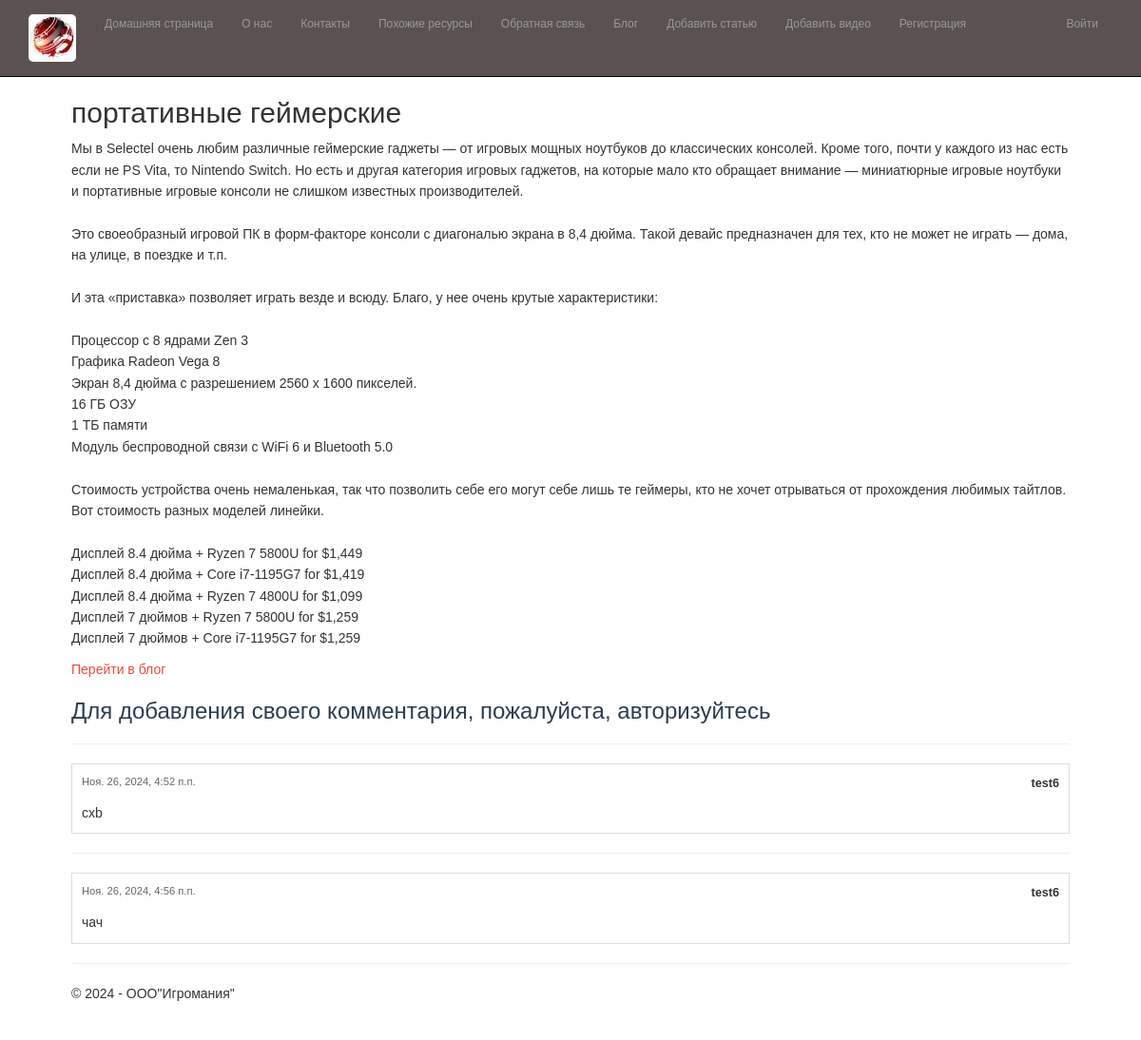
The page /blogpost/3/ on the database its author committed.
### app/models.py (models this page shows, shortened)
class BlogArticle(models.Model):
    id = models.BigAutoField(primary_key=True)
    title = models.CharField(max_length=200, verbose_name="Заголовок")
    summary = models.TextField(max_length=500, verbose_name="Краткое содержание")
    content = models.TextField(verbose_name="Полное содержание")
    image = models.FileField(default = 'temp.jpg', verbose_name= 'Путь к картинке')
    pub_date = models.DateTimeField(default=timezone.now, verbose_name="Дата публикации")
    author = models.ForeignKey(User, null=True, blank=True, on_delete = models.SET_NULL, verbose_name = "Автор")
    class Meta:
        verbose_name = "Статья блога"
        verbose_name_plural = "Статьи блога"

class Comment(models.Model):
    post = models.ForeignKey(BlogArticle, on_delete=models.CASCADE, related_name='comments')
    author = models.ForeignKey(User, on_delete=models.CASCADE)
    text = models.TextField()
    date = models.DateTimeField(auto_now_add=True)

### app/views.py (the view)
# urls.py: path('blogpost/<int:parametr>/', views.blogpost, name='blogpost'),
def blogpost(request, parametr):
    assert isinstance(request, HttpRequest)
    comments = Comment.objects.filter(post=parametr)
    post_1 =  BlogArticle.objects.get(id=parametr) # запрос на выбор конкретной статьи по параметру
    if request.method == "POST": # после отправки данных формы на сервер методом POST
        form = CommentForm(request.POST)
        if form.is_valid():
            comment_f = form.save(commit=False)
            comment_f.author = request.user # добавляем (так как этого поля нет в форме) в модель Комментария (Comment) в поле автор авторизованного пользователя
            comment_f.date = datetime.now() # добавляем в модель Комментария (Comment) текущую дату
            comment_f.post = BlogArticle.objects.get(id=parametr) # добавляем в модель Комментария (Comment) статью, для которой данный комментарий
            comment_f.save() # сохраняем изменения после добавления полей
            return redirect('blogpost', parametr=post_1.id) # переадресация на ту же страницу статьи после отправки комментария
    else:
          form = CommentForm() # создание формы для ввода комментария
    return render(
       request,
       'app/blogpost.html',
           {
                 'comments': comments, # передача всех комментариев к данной статье в шаблон веб-страницы
                'form': form, # передача формы добавления комментария в шаблон веб-страницы
                'post_1': post_1, # передача конкретной статьи в шаблон веб-страницы
                 'year':datetime.now().year,
           }
    )

### app/templates/app/blogpost.html (shortened to what this page needs)
{% extends "app/layout.html" %}
{% block content %}
<h2> {{ post_1.title }} </h2>
<p> {{ post_1.content|linebreaksbr }} </p>
<p> <a href="{% url 'blog' %}">Перейти в блог</a> </p>
{% if user.is_authenticated %}
<h3>Добавить комментарий</h3>
<form method="POST">
    {% csrf_token %}
    <div>
        {{ form.as_p }}
        <button type="submit" class="save btn btn-default"> Отправить комментарий </button>
    </div>
</form>
{% else %}
<h3> Для добавления своего комментария, пожалуйста, авторизуйтесь </h3>
{% endif %}
{% for comment in comments %}
<hr />
<div class="comment">
    <div class="comment-header">
        <div class="comment-date">{{ comment.date }}</div>
        <div class="comment-author">{{ comment.author }}</div>
    </div>
    <div class="comment-text">{{ comment.text|linebreaksbr }} </div>
</div>
{% endfor %}
{% endblock %}

### app/static/app/content/site.css (style rules this page uses)
body { padding-top: 350px; padding-bottom: 20px; }
body { font-family: Arial, sans-serif; line-height: 1.6; padding: 60px; }
h2 { color: #333; }
.comment { border: 1px solid #ddd; margin-bottom: 10px; padding: 10px }
.comment-header { display: flex; justify-content: space-between; margin-bottom: 10px; }
.comment-date { color: #666; font-size: 0.8em; }
.comment-author { font-weight: bold; font-size: 0.9em; }
.comment-text { line-height: 1.6; }

### rows shown on the page
BlogArticle: title "портативные геймерские", content "Мы в Selectel очень любим различные геймерские гаджеты — от игровых мощных ноутбуков до классических консолей. Кроме того, почти у каждого из нас есть если не PS Vita, то Nintendo Switch. Но есть и другая категория игровых гаджетов, на которые мало кто обращает внимание — миниатюрные игровые ноутбуки и портативные игровые консоли не слишком известных производителей. Это своеобразный игровой ПК в форм-факторе консоли с диагональю экрана в 8,4 дюйма. Такой девайс предназначен для тех, кто не может не играть — дома, на улице, в поездке и т.п. И эта «приставка» позволяет играть везде и всюду. Благо, у нее очень крутые характеристики: Процессор с 8 ядрами Zen 3 Графика Radeon Vega 8 Экран 8,4…"
Comment: date "Ноя. 26, 2024, 4:52 п.п.", author "test6", text "cxb"
Comment: date "Ноя. 26, 2024, 4:56 п.п.", author "test6", text "чач"
